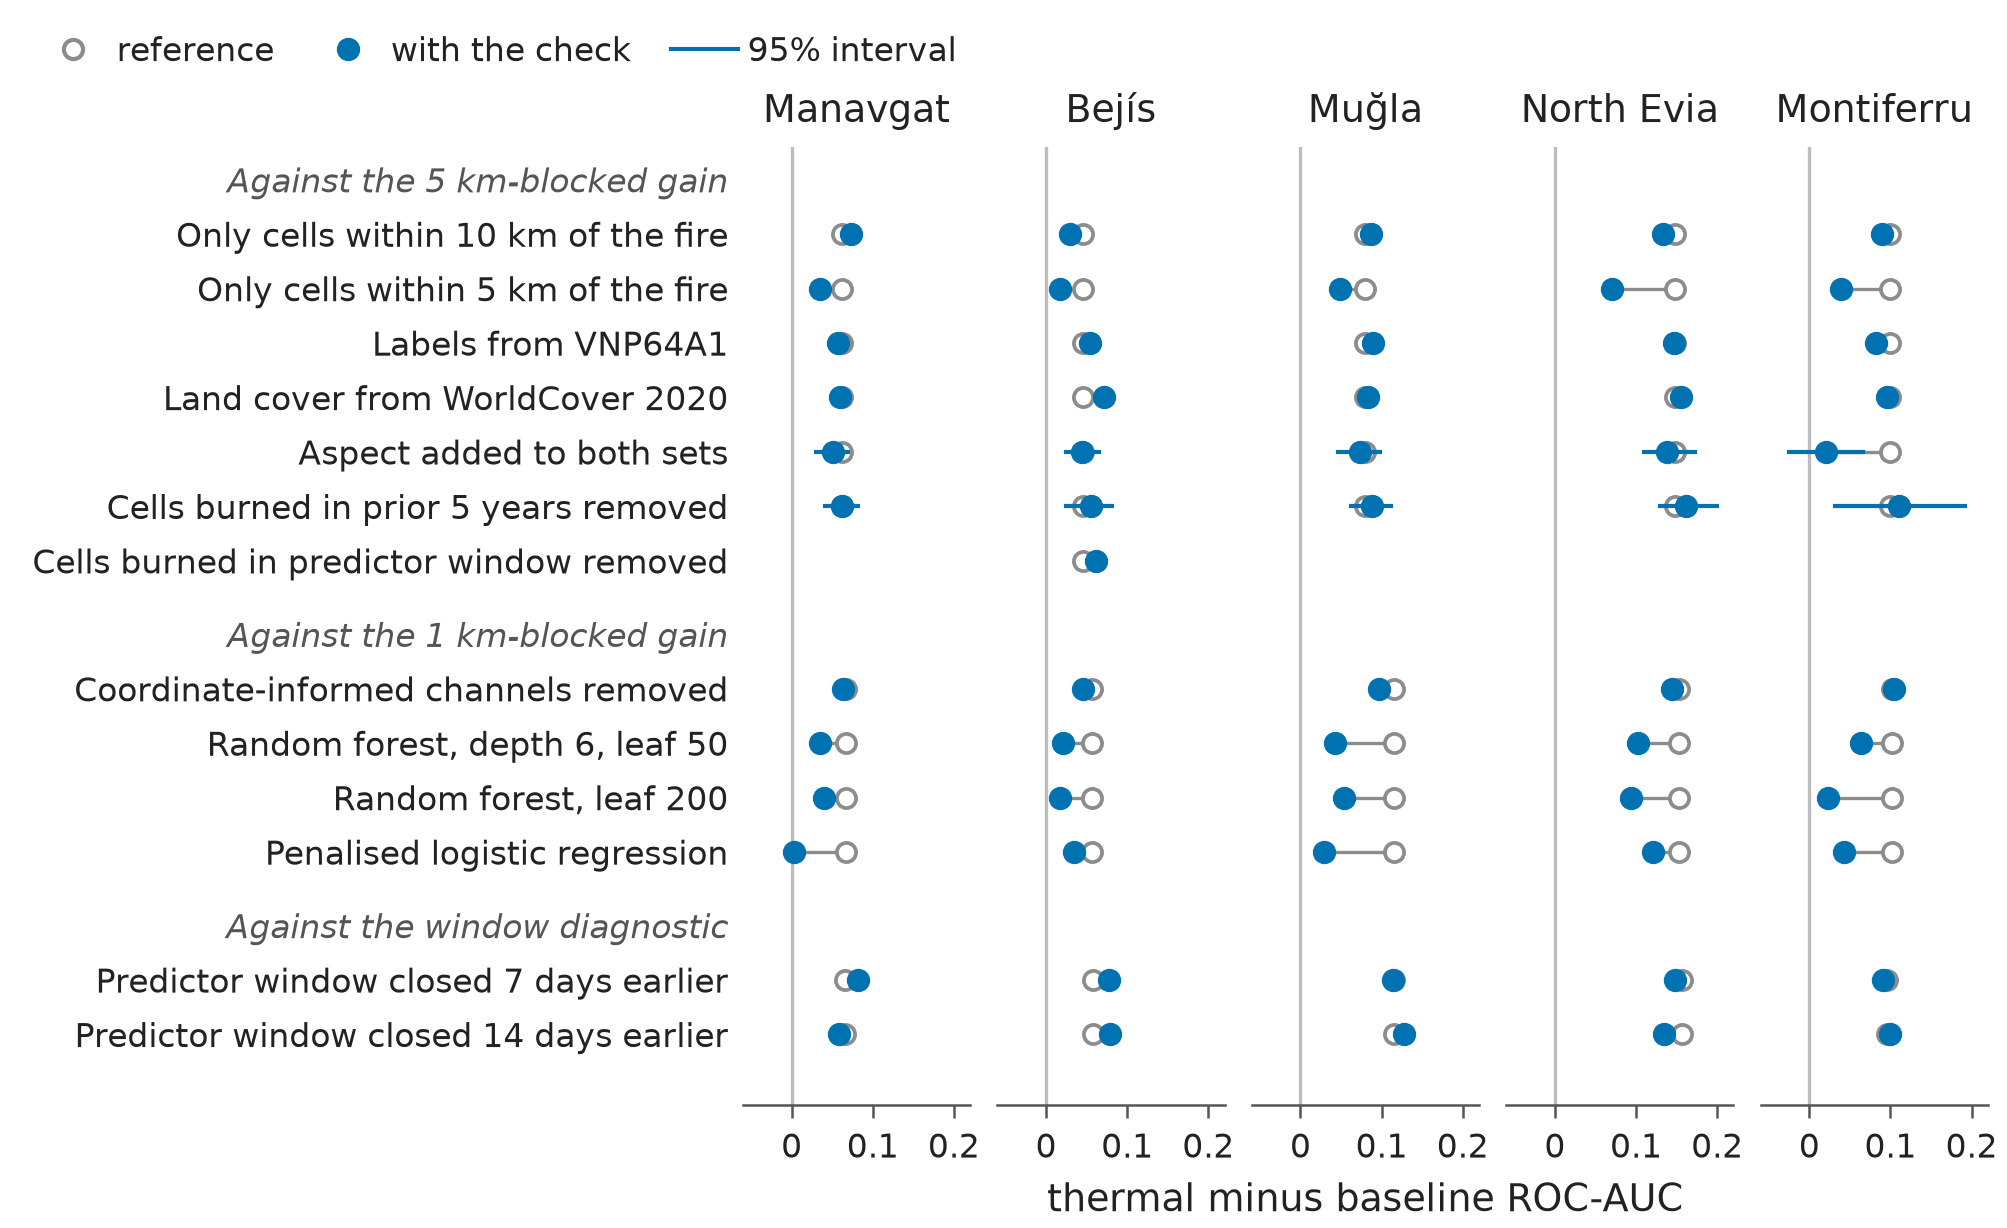

This chart was generated by the following Python code:
#!/usr/bin/env python3
"""Fig. S1 - the within-region thermal gain under every check (Additional file 1, 2026-10-23).

One panel per region, one row per check. Each row compares the check (filled dot) with the
reference it was run against (open dot): most checks against the 5 km-blocked gain, the coordinate
and classifier checks against the 1 km-blocked gain of the random forest, and the window closures
against the pipeline's own window diagnostic. Whiskers are 95% block-bootstrap intervals where the
source gives one. This figure replaces the prose of former Sections S1.4, S1.7, S1.17 and S3.1.1
and the within-region rows of former Tables S21, S24, S25 and S35.

Data, all under paper/labelfix_rerun/: inference/ladder_summary.json (reference and collars),
round8/r8m_summary.json (VNP64A1), round8/r8j_summary.json (WorldCover 2020),
round8/r8n_summary.json (aspect), labels/r2_history.json (earlier burning),
round8/r8b_summary.json (Bejís pre-label cells), round3/no_coord_channels.json,
code/model_capacity.json and exports/window_closure_<region>/ (thermal_contributions.csv).
"""
import csv
import hashlib
import json
import sys
from pathlib import Path

import matplotlib
matplotlib.use("Agg")
import matplotlib.pyplot as plt
from matplotlib.lines import Line2D

HERE = Path(__file__).resolve().parent
sys.path.insert(0, str(HERE))
from _layout_check import check as layout_check, assert_inside
import _style as S

LR = HERE.parent / "labelfix_rerun"
REG = ["manavgat_2021", "bejis_2022", "mugla_2021", "evia_2021_extended", "montiferru_2021"]
NAME = {"manavgat_2021": "Manavgat", "bejis_2022": "Bejís", "mugla_2021": "Muğla",
        "evia_2021_extended": "North Evia", "montiferru_2021": "Montiferru"}
SHORT = {"manavgat_2021": "Manavgat", "bejis_2022": "Bejis", "mugla_2021": "Mugla",
         "evia_2021_extended": "Evia", "montiferru_2021": "Montiferru"}
load = lambda p: json.loads((LR / p).read_text(encoding="utf-8"))
SOURCES = ["inference/ladder_summary.json", "round8/r8m_summary.json", "round8/r8j_summary.json",
           "round8/r8n_summary.json", "labels/r2_history.json", "round8/r8b_summary.json",
           "round3/no_coord_channels.json", "code/model_capacity.json"]
ladder, r8m, r8j, r8n, r2, r8b, ncc, cap = (load(p) for p in SOURCES)


def window(region):
    sub = "compare/tables" if region == "manavgat_2021" else "tables"
    p = LR / "exports" / f"window_closure_{region}" / sub / "thermal_contributions.csv"
    SOURCES.append(str(p.relative_to(LR)).replace("\\", "/"))
    return {r["variant_id"]: float(r["contribution_delta"])
            for r in csv.DictReader(p.open(encoding="utf-8")) if r["metric"] == "roc_auc"}


# ---- references: the 5 km-blocked gain is stored in five outputs, which must agree ----
lad = ladder["ladder_by_frame"]
REF5 = {r: r8n[r]["without_aspect"]["gain"] for r in REG}
for r in REG:
    for other in (r8m["regions"][r]["within_mcd"]["gain"], r8j["regions"][r]["within_2021"]["gain"],
                  r2["within_B10"][r]["reference"]["delta"]):
        assert abs(other - REF5[r]) < 1e-9, (r, other, REF5[r])
    assert abs(lad["full"]["blocked_B10"]["per_region"][SHORT[r]] - REF5[r]) < 5e-5, r
assert [f"{REF5[r]:.3f}" for r in REG] == ["0.062", "0.045", "0.079", "0.148", "0.099"], REF5
W1 = {w["region"]: w for w in cap["withins"]}
NC = {w["region"]: w["auc"] for w in ncc["within"]}
REF1 = {r: W1[r]["rf_canonical_increment"] for r in REG}
for r in REG:
    assert abs(NC[r]["full"] - NC[r]["baseline_only"] - REF1[r]) < 1e-5, r
WIN = {r: window(r) for r in REG}

# ---- rows: (label, reference, check, interval of the check) ----
GROUPS = [
    ("Against the 5 km-blocked gain", [
        ("Only cells within 10 km of the fire", REF5,
         {r: lad["10km"]["blocked_B10"]["per_region"][SHORT[r]] for r in REG}, None),
        ("Only cells within 5 km of the fire", REF5,
         {r: lad["5km_blocked_B10"]["per_region"][SHORT[r]] for r in REG}, None),
        ("Labels from VNP64A1", REF5, {r: r8m["regions"][r]["within_vnp"]["gain"] for r in REG}, None),
        ("Land cover from WorldCover 2020", REF5,
         {r: r8j["regions"][r]["within_2020"]["gain"] for r in REG}, None),
        ("Aspect added to both sets", REF5, {r: r8n[r]["with_aspect"]["gain"] for r in REG},
         {r: r8n[r]["with_aspect"]["ci95"] for r in REG}),
        ("Cells burned in prior 5 years removed", REF5,
         {r: r2["within_B10"][r]["excluded"]["delta"] for r in REG},
         {r: r2["within_B10"][r]["excluded"]["delta_ci"] for r in REG}),
        ("Cells burned in predictor window removed", {"bejis_2022": r8b["bejis_prelabel"]["block10_all"]["gain"]},
         {"bejis_2022": r8b["bejis_prelabel"]["block10_without_prelabel"]["gain"]}, None),
    ]),
    ("Against the 1 km-blocked gain", [
        ("Coordinate-informed channels removed", REF1,
         {r: NC[r]["no_coord_channels"] - NC[r]["baseline_only"] for r in REG}, None),
        ("Random forest, depth 6, leaf 50", REF1, {r: W1[r]["rf_shallow_increment"] for r in REG}, None),
        ("Random forest, leaf 200", REF1, {r: W1[r]["rf_leaf200_increment"] for r in REG}, None),
        ("Penalised logistic regression", REF1, {r: W1[r]["logistic_increment"] for r in REG}, None),
    ]),
    ("Against the window diagnostic", [
        ("Predictor window closed 7 days earlier", {r: WIN[r]["canonical"] for r in REG},
         {r: WIN[r]["close_7d_earlier"] for r in REG}, None),
        ("Predictor window closed 14 days earlier", {r: WIN[r]["canonical"] for r in REG},
         {r: WIN[r]["close_14d_earlier"] for r in REG}, None),
    ]),
]
assert abs(r8b["bejis_prelabel"]["block10_all"]["gain"] - REF5["bejis_2022"]) < 1e-9

# ---- the two statements of Section S1.1, asserted ----
checks = [(lab, r, v) for _, rows in GROUPS for lab, _, var, _ in rows for r, v in var.items()]
assert min(v for _, _, v in checks) > 0, "the text says the gain stays above zero under every check"
ci_rows = [(lab, r, ci) for _, rows in GROUPS for lab, _, _, cis in rows if cis for r, ci in cis.items()]
spans = [(lab, r) for lab, r, ci in ci_rows if ci[0] <= 0]
assert spans == [("Aspect added to both sets", "montiferru_2021")], spans
assert f"{r8n['montiferru_2021']['with_aspect']['gain']:+.3f}" == "+0.020"
assert f"[{r8n['montiferru_2021']['with_aspect']['ci95'][0]:.3f}, +{r8n['montiferru_2021']['with_aspect']['ci95'][1]:.3f}]" \
    .replace("-", "−") == "[−0.025, +0.066]"

# ---- layout: label column, then one panel per region ----
S.apply()
rows, labels, ys, y = [], [], [], 0.0
for gname, grows in GROUPS:
    labels.append((y, gname, True))
    y -= 1.0
    for lab, ref, var, ci in grows:
        rows.append((y, lab, ref, var, ci))
        labels.append((y, lab, False))
        y -= 1.0
    y -= 0.35
y_min = y + 0.35

fig, axes = plt.subplots(1, 5, figsize=(S.WIDTH_MM * S.MM, 104 * S.MM), sharey=True)
data_artists, allx = [], []
for ax, r in zip(axes, REG):
    ax.axvline(0, color=S.RULE, lw=0.8, zorder=0)
    for yy, lab, ref, var, ci in rows:
        if r not in var:
            continue
        a, b = ref[r], var[r]
        ax.plot([a, b], [yy, yy], color=S.GREY, lw=0.8, zorder=1)
        p0, = ax.plot(a, yy, "o", ms=4.6, mfc="white", mec=S.GREY, mew=0.9, zorder=2)
        p1, = ax.plot(b, yy, "o", ms=4.6, color=S.BLUE, zorder=3)
        data_artists += [(p0, f"{r}:{lab}:ref"), (p1, f"{r}:{lab}")]
        allx += [a, b]
        if ci:
            w, = ax.plot(ci[r], [yy, yy], color=S.BLUE, lw=1.0, zorder=2)
            data_artists.append((w, f"{r}:{lab}:ci"))
            allx += list(ci[r])
    ax.set_title(NAME[r], loc="center")
    ax.set_xlim(-0.06, 0.22)
    ax.set_xticks([0, 0.1, 0.2], ["0", "0.1", "0.2"])
    ax.tick_params(axis="y", length=0)
    ax.spines["left"].set_visible(False)
    assert_inside(ax, f"Fig. S1 {r}", xs=[v for v in allx])
axes[0].set_yticks([l[0] for l in labels], [l[1] for l in labels])
for t, (_, _, head) in zip(axes[0].get_yticklabels(), labels):
    if head:
        t.set_color(S.MUTED)
        t.set_fontstyle("italic")
axes[0].set_ylim(y_min - 0.3, 0.6)
axes[2].set_xlabel("thermal minus baseline ROC-AUC")
fig.legend(handles=[Line2D([], [], marker="o", ls="", ms=4.6, mfc="white", mec=S.GREY, label="reference"),
                    Line2D([], [], marker="o", ls="", ms=4.6, color=S.BLUE, label="with the check"),
                    Line2D([], [], color=S.BLUE, lw=1.0, label="95% interval")],
           loc="upper left", bbox_to_anchor=(0.005, 0.995), ncol=3, handletextpad=0.3, columnspacing=1.2)
fig.subplots_adjust(left=0.37, right=0.99, top=0.88, bottom=0.10, wspace=0.12)

problems = layout_check(fig, "Fig. S1 - within-region checks", min_gap_pt=2.0, min_font_pt=8.0,
                        data_artists=data_artists)
S.save(fig, HERE, "figS1_within_checks")
fig.savefig(HERE / "figS1_within_checks.png", dpi=300)

(HERE / "figS1_provenance.json").write_text(json.dumps({
    "figure": "Fig. S1 - the within-region thermal gain under every check",
    "script": "paper/figures/figS1_within_checks.py",
    "data": {p: hashlib.sha256((LR / p).read_bytes()).hexdigest() for p in SOURCES},
    "asserts": "the 5 km reference equals across r8n, r8m, r8j, r2 and the ladder; the 1 km reference "
               "equals across model_capacity and no_coord_channels; every check keeps the gain above zero "
               "in every region; only the Montiferru aspect interval includes zero, as Section S1.1 states",
    "canvas_mm": [S.WIDTH_MM, 104],
    "layout_check": f"paper/figures/_layout_check.py; {len(problems)} problems at build time",
    "environment": f"matplotlib {matplotlib.__version__}",
}, indent=1, ensure_ascii=False), encoding="utf-8")
print("figS1 written;", len(rows), "rows; min gain under a check", round(min(v for _, _, v in checks), 4))
# the text of Section S1.1 states the one interval that includes zero
TEXT = " ".join((HERE.parent / "supplementary.md").read_text(encoding="utf-8").split())
for s in ("+0.020 [−0.025, +0.066]", "Fig. S1"):
    assert s in TEXT, f"Section S1.1 must state {s}"
